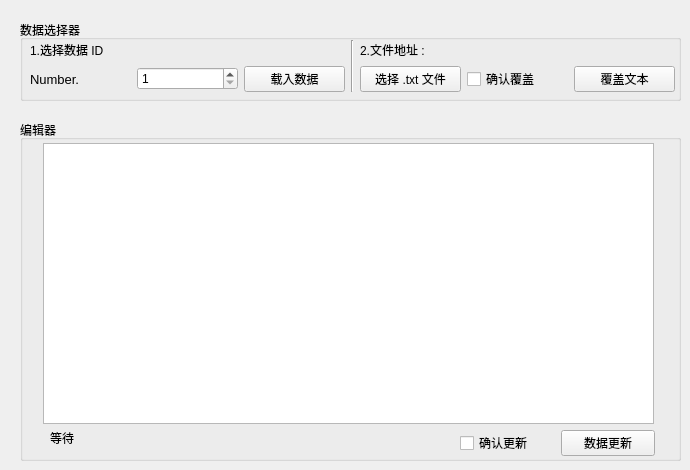
    <widget class="QWidget" name="tab_3">
     <attribute name="title">
      <string>文本_编辑器</string>
     </attribute>
     <widget class="QGroupBox" name="groupBox_6">
      <property name="geometry">
       <rect>
        <x>20</x>
        <y>20</y>
        <width>661</width>
        <height>81</height>
       </rect>
      </property>
      <property name="title">
       <string>数据选择器</string>
      </property>
      <widget class="QWidget" name="layoutWidget">
       <property name="geometry">
        <rect>
         <x>10</x>
         <y>20</y>
         <width>645</width>
         <height>52</height>
        </rect>
       </property>
       <layout class="QHBoxLayout" name="horizontalLayout_6">
        <item>
         <layout class="QVBoxLayout" name="verticalLayout">
          <item>
           <widget class="QLabel" name="label">
            <property name="text">
             <string>1.选择数据 ID</string>
            </property>
           </widget>
          </item>
          <item>
           <layout class="QHBoxLayout" name="horizontalLayout_3">
            <item>
             <widget class="QLabel" name="label_5">
              <property name="font">
               <font>
                <family>MS Shell Dlg 2</family>
                <pointsize>10</pointsize>
                <weight>50</weight>
                <italic>false</italic>
                <bold>false</bold>
               </font>
              </property>
              <property name="text">
               <string>Number.</string>
              </property>
             </widget>
            </item>
            <item>
             <widget class="QSpinBox" name="spinBox">
              <property name="minimum">
               <number>1</number>
              </property>
              <property name="maximum">
               <number>2147483647</number>
              </property>
             </widget>
            </item>
            <item>
             <widget class="QPushButton" name="Download_Data">
              <property name="text">
               <string>载入数据</string>
              </property>
             </widget>
            </item>
           </layout>
          </item>
         </layout>
        </item>
        <item>
         <widget class="Line" name="line">
          <property name="orientation">
           <enum>Qt::Vertical</enum>
          </property>
         </widget>
        </item>
        <item>
         <layout class="QVBoxLayout" name="verticalLayout_2">
          <item>
           <widget class="QLabel" name="label_4">
            <property name="text">
             <string>2.文件地址 :</string>
            </property>
           </widget>
          </item>
          <item>
           <layout class="QHBoxLayout" name="horizontalLayout_5">
            <item>
             <widget class="QPushButton" name="txt_select">
              <property name="text">
               <string>选择 .txt 文件</string>
              </property>
             </widget>
            </item>
            <item>
             <widget class="QCheckBox" name="checkBox_4">
              <property name="text">
               <string>确认覆盖</string>
              </property>
             </widget>
            </item>
            <item>
             <widget class="QPushButton" name="PasteButton">
              <property name="text">
               <string>覆盖文本</string>
              </property>
             </widget>
            </item>
           </layout>
          </item>
         </layout>
        </item>
       </layout>
      </widget>
     </widget>
     <widget class="QGroupBox" name="groupBox_7">
      <property name="geometry">
       <rect>
        <x>20</x>
        <y>120</y>
        <width>661</width>
        <height>341</height>
       </rect>
      </property>
      <property name="title">
       <string>编辑器</string>
      </property>
      <widget class="QPlainTextEdit" name="plainTextEdit">
       <property name="geometry">
        <rect>
         <x>23</x>
         <y>23</y>
         <width>611</width>
         <height>281</height>
        </rect>
       </property>
      </widget>
      <widget class="QWidget" name="layoutWidget">
       <property name="geometry">
        <rect>
         <x>440</x>
         <y>310</y>
         <width>195</width>
         <height>26</height>
        </rect>
       </property>
       <layout class="QHBoxLayout" name="horizontalLayout_7">
        <item>
         <widget class="QCheckBox" name="checkBox_5">
          <property name="text">
           <string>确认更新</string>
          </property>
         </widget>
        </item>
        <item>
         <widget class="QPushButton" name="DataUpdate_Button">
          <property name="text">
           <string>数据更新</string>
          </property>
         </widget>
        </item>
       </layout>
      </widget>
      <widget class="QLabel" name="label_7">
       <property name="geometry">
        <rect>
         <x>30</x>
         <y>310</y>
         <width>331</width>
         <height>16</height>
        </rect>
       </property>
       <property name="text">
        <string>等待</string>
       </property>
      </widget>
     </widget>
    </widget>
